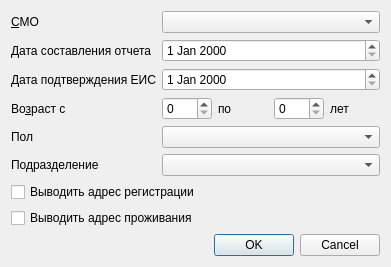
<?xml version="1.0" encoding="UTF-8"?>
<ui version="4.0">
 <class>ReportClientsWithValidPolisDialog</class>
 <widget class="QDialog" name="ReportClientsWithValidPolisDialog">
  <property name="geometry">
   <rect>
    <x>0</x>
    <y>0</y>
    <width>391</width>
    <height>265</height>
   </rect>
  </property>
  <property name="windowTitle">
   <string>Dialog</string>
  </property>
  <layout class="QGridLayout" name="gridLayout">
   <item row="3" column="2">
    <widget class="QLabel" name="lblAgeTo">
     <property name="text">
      <string>по</string>
     </property>
     <property name="buddy">
      <cstring>edtAgeTo</cstring>
     </property>
    </widget>
   </item>
   <item row="1" column="0">
    <widget class="QLabel" name="lblReportDate">
     <property name="text">
      <string>Дата составления отчета</string>
     </property>
     <property name="buddy">
      <cstring>edtReportDate</cstring>
     </property>
    </widget>
   </item>
   <item row="0" column="0">
    <widget class="QLabel" name="lblInsurerDoctors">
     <property name="text">
      <string>&amp;СМО</string>
     </property>
     <property name="buddy">
      <cstring>cmbInsurerDoctors</cstring>
     </property>
    </widget>
   </item>
   <item row="3" column="3">
    <widget class="QSpinBox" name="edtAgeTo">
     <property name="sizePolicy">
      <sizepolicy hsizetype="Preferred" vsizetype="Fixed">
       <horstretch>0</horstretch>
       <verstretch>0</verstretch>
      </sizepolicy>
     </property>
     <property name="maximum">
      <number>150</number>
     </property>
    </widget>
   </item>
   <item row="3" column="0">
    <widget class="QLabel" name="lblAge">
     <property name="text">
      <string>Во&amp;зраст с</string>
     </property>
     <property name="buddy">
      <cstring>edtAgeFrom</cstring>
     </property>
    </widget>
   </item>
   <item row="0" column="1" colspan="4">
    <widget class="CInsurerComboBox" name="cmbInsurerDoctors"/>
   </item>
   <item row="10" column="1" colspan="4">
    <widget class="QDialogButtonBox" name="buttonBox">
     <property name="standardButtons">
      <set>QDialogButtonBox::Cancel|QDialogButtonBox::Ok</set>
     </property>
    </widget>
   </item>
   <item row="7" column="0" colspan="5">
    <widget class="QCheckBox" name="chkShowLocAddress">
     <property name="text">
      <string>Выводить адрес проживания</string>
     </property>
    </widget>
   </item>
   <item row="2" column="0">
    <widget class="QLabel" name="lblConfirmDate">
     <property name="text">
      <string>Дата подтверждения ЕИС</string>
     </property>
     <property name="buddy">
      <cstring>edtConfirmDate</cstring>
     </property>
    </widget>
   </item>
   <item row="1" column="1" colspan="4">
    <widget class="CDateEdit" name="edtReportDate"/>
   </item>
   <item row="4" column="1" colspan="4">
    <widget class="QComboBox" name="cmbSex">
     <item>
      <property name="text">
       <string/>
      </property>
     </item>
     <item>
      <property name="text">
       <string>М</string>
      </property>
     </item>
     <item>
      <property name="text">
       <string>Ж</string>
      </property>
     </item>
    </widget>
   </item>
   <item row="9" column="1">
    <spacer name="verticalSpacer">
     <property name="orientation">
      <enum>Qt::Vertical</enum>
     </property>
     <property name="sizeHint" stdset="0">
      <size>
       <width>20</width>
       <height>185</height>
      </size>
     </property>
    </spacer>
   </item>
   <item row="2" column="1" colspan="4">
    <widget class="CDateEdit" name="edtConfirmDate"/>
   </item>
   <item row="3" column="1">
    <widget class="QSpinBox" name="edtAgeFrom">
     <property name="sizePolicy">
      <sizepolicy hsizetype="Preferred" vsizetype="Fixed">
       <horstretch>0</horstretch>
       <verstretch>0</verstretch>
      </sizepolicy>
     </property>
     <property name="maximum">
      <number>150</number>
     </property>
    </widget>
   </item>
   <item row="3" column="4">
    <widget class="QLabel" name="lblAgeYears">
     <property name="text">
      <string>лет</string>
     </property>
     <property name="buddy">
      <cstring>edtAgeTo</cstring>
     </property>
    </widget>
   </item>
   <item row="5" column="1" colspan="4">
    <widget class="COrgStructureComboBox" name="cmbAttachmentOrgStructureId"/>
   </item>
   <item row="4" column="0">
    <widget class="QLabel" name="lblSex">
     <property name="text">
      <string>Пол</string>
     </property>
    </widget>
   </item>
   <item row="5" column="0">
    <widget class="QLabel" name="lblOrgStructure">
     <property name="text">
      <string>Подразделение</string>
     </property>
    </widget>
   </item>
   <item row="6" column="0" colspan="5">
    <widget class="QCheckBox" name="chkShowRegAddress">
     <property name="text">
      <string>Выводить адрес регистрации</string>
     </property>
    </widget>
   </item>
  </layout>
 </widget>
 <customwidgets>
  <customwidget>
   <class>CDateEdit</class>
   <extends>QDateEdit</extends>
   <header>library/DateEdit</header>
  </customwidget>
  <customwidget>
   <class>COrgStructureComboBox</class>
   <extends>QComboBox</extends>
   <header>Orgs/OrgStructComboBoxes</header>
  </customwidget>
  <customwidget>
   <class>CInsurerComboBox</class>
   <extends>QComboBox</extends>
   <header>Orgs/OrgComboBox.h</header>
  </customwidget>
 </customwidgets>
 <resources/>
 <connections>
  <connection>
   <sender>buttonBox</sender>
   <signal>accepted()</signal>
   <receiver>ReportClientsWithValidPolisDialog</receiver>
   <slot>accept()</slot>
   <hints>
    <hint type="sourcelabel">
     <x>282</x>
     <y>158</y>
    </hint>
    <hint type="destinationlabel">
     <x>189</x>
     <y>90</y>
    </hint>
   </hints>
  </connection>
  <connection>
   <sender>buttonBox</sender>
   <signal>rejected()</signal>
   <receiver>ReportClientsWithValidPolisDialog</receiver>
   <slot>reject()</slot>
   <hints>
    <hint type="sourcelabel">
     <x>282</x>
     <y>158</y>
    </hint>
    <hint type="destinationlabel">
     <x>189</x>
     <y>90</y>
    </hint>
   </hints>
  </connection>
 </connections>
</ui>
